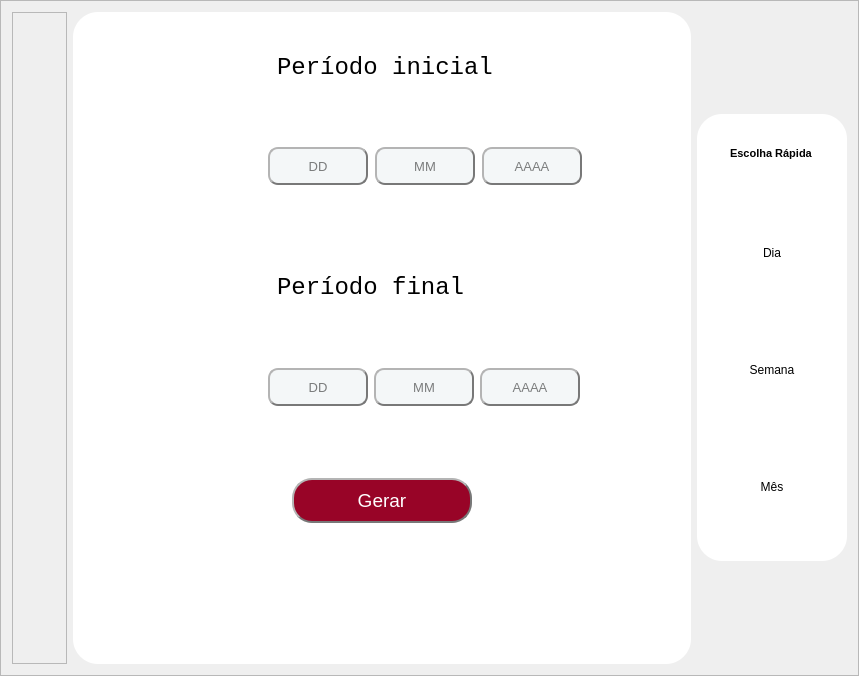
            <widget class="QFrame" name="frame_report_date_grid">
             <property name="frameShape">
              <enum>QFrame::StyledPanel</enum>
             </property>
             <property name="frameShadow">
              <enum>QFrame::Raised</enum>
             </property>
             <layout class="QHBoxLayout" name="horizontalLayout_19">
              <item>
               <widget class="QFrame" name="esq_adequar_2">
                <property name="minimumSize">
                 <size>
                  <width>55</width>
                  <height>652</height>
                 </size>
                </property>
                <property name="maximumSize">
                 <size>
                  <width>20</width>
                  <height>652</height>
                 </size>
                </property>
                <property name="frameShape">
                 <enum>QFrame::StyledPanel</enum>
                </property>
                <property name="frameShadow">
                 <enum>QFrame::Raised</enum>
                </property>
               </widget>
              </item>
              <item>
               <widget class="QFrame" name="date_report_grid">
                <property name="styleSheet">
                 <string notr="true">background-color: rgb(255, 255, 255);
border-radius: 25px;
border-style: outset;
</string>
                </property>
                <property name="frameShape">
                 <enum>QFrame::StyledPanel</enum>
                </property>
                <property name="frameShadow">
                 <enum>QFrame::Raised</enum>
                </property>
                <layout class="QVBoxLayout" name="verticalLayout_48">
                 <property name="spacing">
                  <number>10</number>
                 </property>
                 <property name="leftMargin">
                  <number>100</number>
                 </property>
                 <property name="topMargin">
                  <number>0</number>
                 </property>
                 <property name="rightMargin">
                  <number>100</number>
                 </property>
                 <property name="bottomMargin">
                  <number>1</number>
                 </property>
                 <item>
                  <widget class="QFrame" name="incial_time_grid">
                   <property name="frameShape">
                    <enum>QFrame::StyledPanel</enum>
                   </property>
                   <property name="frameShadow">
                    <enum>QFrame::Raised</enum>
                   </property>
                   <layout class="QVBoxLayout" name="verticalLayout_49">
                    <property name="leftMargin">
                     <number>95</number>
                    </property>
                    <item>
                     <widget class="QFrame" name="frame_4">
                      <property name="frameShape">
                       <enum>QFrame::StyledPanel</enum>
                      </property>
                      <property name="frameShadow">
                       <enum>QFrame::Raised</enum>
                      </property>
                      <layout class="QVBoxLayout" name="verticalLayout_53">
                       <item>
                        <widget class="QLabel" name="label_19">
                         <property name="font">
                          <font>
                           <family>Lucida Console</family>
                           <pointsize>18</pointsize>
                          </font>
                         </property>
                         <property name="text">
                          <string>Período inicial</string>
                         </property>
                         <property name="alignment">
                          <set>Qt::AlignLeading|Qt::AlignLeft|Qt::AlignVCenter</set>
                         </property>
                        </widget>
                       </item>
                      </layout>
                     </widget>
                    </item>
                    <item alignment="Qt::AlignLeft">
                     <widget class="QFrame" name="frame_8">
                      <property name="frameShape">
                       <enum>QFrame::StyledPanel</enum>
                      </property>
                      <property name="frameShadow">
                       <enum>QFrame::Raised</enum>
                      </property>
                      <layout class="QHBoxLayout" name="horizontalLayout_20">
                       <property name="spacing">
                        <number>7</number>
                       </property>
                       <property name="leftMargin">
                        <number>0</number>
                       </property>
                       <property name="rightMargin">
                        <number>0</number>
                       </property>
                       <item>
                        <widget class="QLineEdit" name="incial_dd_edt">
                         <property name="minimumSize">
                          <size>
                           <width>100</width>
                           <height>0</height>
                          </size>
                         </property>
                         <property name="maximumSize">
                          <size>
                           <width>100</width>
                           <height>38</height>
                          </size>
                         </property>
                         <property name="font">
                          <font>
                           <pointsize>10</pointsize>
                          </font>
                         </property>
                         <property name="styleSheet">
                          <string notr="true">background-color: rgb(244, 247, 248);
border-radius: 10px;
border-style: outset;
border-width: 2px;
border-color: rgb(120, 120, 120);</string>
                         </property>
                         <property name="echoMode">
                          <enum>QLineEdit::Password</enum>
                         </property>
                         <property name="alignment">
                          <set>Qt::AlignCenter</set>
                         </property>
                         <property name="placeholderText">
                          <string>DD</string>
                         </property>
                        </widget>
                       </item>
                       <item>
                        <widget class="QLineEdit" name="incial_mm_edt">
                         <property name="minimumSize">
                          <size>
                           <width>100</width>
                           <height>0</height>
                          </size>
                         </property>
                         <property name="maximumSize">
                          <size>
                           <width>100</width>
                           <height>38</height>
                          </size>
                         </property>
                         <property name="font">
                          <font>
                           <pointsize>10</pointsize>
                          </font>
                         </property>
                         <property name="styleSheet">
                          <string notr="true">background-color: rgb(244, 247, 248);
border-radius: 10px;
border-style: outset;
border-width: 2px;
border-color: rgb(120, 120, 120);</string>
                         </property>
                         <property name="alignment">
                          <set>Qt::AlignCenter</set>
                         </property>
                         <property name="placeholderText">
                          <string>MM</string>
                         </property>
                        </widget>
                       </item>
                       <item>
                        <widget class="QLineEdit" name="incial_aaaa_edt">
                         <property name="minimumSize">
                          <size>
                           <width>100</width>
                           <height>20</height>
                          </size>
                         </property>
                         <property name="maximumSize">
                          <size>
                           <width>100</width>
                           <height>38</height>
                          </size>
                         </property>
                         <property name="font">
                          <font>
                           <pointsize>10</pointsize>
                          </font>
                         </property>
                         <property name="styleSheet">
                          <string notr="true">background-color: rgb(244, 247, 248);
border-radius: 10px;
border-style: outset;
border-width: 2px;
border-color: rgb(120, 120, 120);</string>
                         </property>
                         <property name="alignment">
                          <set>Qt::AlignCenter</set>
                         </property>
                         <property name="placeholderText">
                          <string>AAAA</string>
                         </property>
                        </widget>
                       </item>
                      </layout>
                     </widget>
                    </item>
                   </layout>
                  </widget>
                 </item>
                 <item>
                  <widget class="QFrame" name="final_time_grid">
                   <property name="frameShape">
                    <enum>QFrame::StyledPanel</enum>
                   </property>
                   <property name="frameShadow">
                    <enum>QFrame::Raised</enum>
                   </property>
                   <layout class="QVBoxLayout" name="verticalLayout_50">
                    <property name="leftMargin">
                     <number>95</number>
                    </property>
                    <item>
                     <widget class="QFrame" name="frame_43">
                      <property name="frameShape">
                       <enum>QFrame::StyledPanel</enum>
                      </property>
                      <property name="frameShadow">
                       <enum>QFrame::Raised</enum>
                      </property>
                      <layout class="QVBoxLayout" name="verticalLayout_54">
                       <item>
                        <widget class="QLabel" name="label_21">
                         <property name="font">
                          <font>
                           <family>Lucida Console</family>
                           <pointsize>18</pointsize>
                          </font>
                         </property>
                         <property name="text">
                          <string>Período final</string>
                         </property>
                         <property name="alignment">
                          <set>Qt::AlignLeading|Qt::AlignLeft|Qt::AlignVCenter</set>
                         </property>
                        </widget>
                       </item>
                      </layout>
                     </widget>
                    </item>
                    <item alignment="Qt::AlignLeft">
                     <widget class="QFrame" name="frame_44">
                      <property name="frameShape">
                       <enum>QFrame::StyledPanel</enum>
                      </property>
                      <property name="frameShadow">
                       <enum>QFrame::Raised</enum>
                      </property>
                      <layout class="QHBoxLayout" name="horizontalLayout_21">
                       <property name="leftMargin">
                        <number>0</number>
                       </property>
                       <property name="rightMargin">
                        <number>0</number>
                       </property>
                       <item>
                        <widget class="QLineEdit" name="final_dd_edt">
                         <property name="minimumSize">
                          <size>
                           <width>100</width>
                           <height>0</height>
                          </size>
                         </property>
                         <property name="maximumSize">
                          <size>
                           <width>100</width>
                           <height>38</height>
                          </size>
                         </property>
                         <property name="font">
                          <font>
                           <pointsize>10</pointsize>
                          </font>
                         </property>
                         <property name="styleSheet">
                          <string notr="true">background-color: rgb(244, 247, 248);
border-radius: 10px;
border-style: outset;
border-width: 2px;
border-color: rgb(120, 120, 120);</string>
                         </property>
                         <property name="alignment">
                          <set>Qt::AlignCenter</set>
                         </property>
                         <property name="placeholderText">
                          <string>DD</string>
                         </property>
                        </widget>
                       </item>
                       <item>
                        <widget class="QLineEdit" name="final_mm_edt">
                         <property name="minimumSize">
                          <size>
                           <width>100</width>
                           <height>0</height>
                          </size>
                         </property>
                         <property name="maximumSize">
                          <size>
                           <width>100</width>
                           <height>38</height>
                          </size>
                         </property>
                         <property name="font">
                          <font>
                           <pointsize>10</pointsize>
                          </font>
                         </property>
                         <property name="styleSheet">
                          <string notr="true">background-color: rgb(244, 247, 248);
border-radius: 10px;
border-style: outset;
border-width: 2px;
border-color: rgb(120, 120, 120);</string>
                         </property>
                         <property name="alignment">
                          <set>Qt::AlignCenter</set>
                         </property>
                         <property name="placeholderText">
                          <string>MM</string>
                         </property>
                        </widget>
                       </item>
                       <item>
                        <widget class="QLineEdit" name="final_aaaa_edt">
                         <property name="minimumSize">
                          <size>
                           <width>100</width>
                           <height>0</height>
                          </size>
                         </property>
                         <property name="maximumSize">
                          <size>
                           <width>100</width>
                           <height>38</height>
                          </size>
                         </property>
                         <property name="font">
                          <font>
                           <pointsize>10</pointsize>
                          </font>
                         </property>
                         <property name="styleSheet">
                          <string notr="true">background-color: rgb(244, 247, 248);
border-radius: 10px;
border-style: outset;
border-width: 2px;
border-color: rgb(120, 120, 120);</string>
                         </property>
                         <property name="alignment">
                          <set>Qt::AlignCenter</set>
                         </property>
                         <property name="placeholderText">
                          <string>AAAA</string>
                         </property>
                        </widget>
                       </item>
                      </layout>
                     </widget>
                    </item>
                   </layout>
                  </widget>
                 </item>
                 <item>
                  <widget class="QFrame" name="frame_42">
                   <property name="font">
                    <font>
                     <family>Lucida Console</family>
                     <pointsize>14</pointsize>
                    </font>
                   </property>
                   <property name="frameShape">
                    <enum>QFrame::StyledPanel</enum>
                   </property>
                   <property name="frameShadow">
                    <enum>QFrame::Raised</enum>
                   </property>
                   <layout class="QVBoxLayout" name="verticalLayout_51">
                    <property name="spacing">
                     <number>0</number>
                    </property>
                    <property name="leftMargin">
                     <number>0</number>
                    </property>
                    <property name="topMargin">
                     <number>25</number>
                    </property>
                    <property name="rightMargin">
                     <number>0</number>
                    </property>
                    <property name="bottomMargin">
                     <number>0</number>
                    </property>
                    <item alignment="Qt::AlignHCenter|Qt::AlignTop">
                     <widget class="QPushButton" name="gera_fr_btn">
                      <property name="minimumSize">
                       <size>
                        <width>180</width>
                        <height>45</height>
                       </size>
                      </property>
                      <property name="maximumSize">
                       <size>
                        <width>180</width>
                        <height>45</height>
                       </size>
                      </property>
                      <property name="font">
                       <font>
                        <pointsize>14</pointsize>
                       </font>
                      </property>
                      <property name="cursor">
                       <cursorShape>PointingHandCursor</cursorShape>
                      </property>
                      <property name="styleSheet">
                       <string notr="true">background-color: rgb(152, 4, 39);
color: rgb(255, 255, 255);
border-radius: 20px;
border-style: outset;
border-width: 2px;
border-color: rgb(120, 120, 120);</string>
                      </property>
                      <property name="text">
                       <string>Gerar</string>
                      </property>
                     </widget>
                    </item>
                   </layout>
                  </widget>
                 </item>
                </layout>
               </widget>
              </item>
              <item>
               <widget class="QFrame" name="dir_adequar_2">
                <property name="minimumSize">
                 <size>
                  <width>150</width>
                  <height>447</height>
                 </size>
                </property>
                <property name="maximumSize">
                 <size>
                  <width>20</width>
                  <height>447</height>
                 </size>
                </property>
                <property name="styleSheet">
                 <string notr="true">background-color: rgb(255, 255, 255);
border-radius: 25px;
border-style: outset;

</string>
                </property>
                <property name="frameShape">
                 <enum>QFrame::StyledPanel</enum>
                </property>
                <property name="frameShadow">
                 <enum>QFrame::Raised</enum>
                </property>
                <layout class="QVBoxLayout" name="verticalLayout_72">
                 <item>
                  <widget class="QFrame" name="frame_61">
                   <property name="minimumSize">
                    <size>
                     <width>0</width>
                     <height>60</height>
                    </size>
                   </property>
                   <property name="maximumSize">
                    <size>
                     <width>16777215</width>
                     <height>60</height>
                    </size>
                   </property>
                   <property name="frameShape">
                    <enum>QFrame::StyledPanel</enum>
                   </property>
                   <property name="frameShadow">
                    <enum>QFrame::Raised</enum>
                   </property>
                   <layout class="QVBoxLayout" name="verticalLayout_73">
                    <item alignment="Qt::AlignHCenter">
                     <widget class="QLabel" name="label_15">
                      <property name="font">
                       <font>
                        <pointsize>8</pointsize>
                        <weight>75</weight>
                        <bold>true</bold>
                       </font>
                      </property>
                      <property name="text">
                       <string>Escolha Rápida</string>
                      </property>
                     </widget>
                    </item>
                   </layout>
                  </widget>
                 </item>
                 <item>
                  <widget class="QFrame" name="frame_62">
                   <property name="frameShape">
                    <enum>QFrame::StyledPanel</enum>
                   </property>
                   <property name="frameShadow">
                    <enum>QFrame::Raised</enum>
                   </property>
                   <layout class="QVBoxLayout" name="verticalLayout_74">
                    <item>
                     <widget class="QFrame" name="frame_63">
                      <property name="frameShape">
                       <enum>QFrame::StyledPanel</enum>
                      </property>
                      <property name="frameShadow">
                       <enum>QFrame::Raised</enum>
                      </property>
                      <layout class="QVBoxLayout" name="verticalLayout_75">
                       <item>
                        <widget class="QPushButton" name="fr_dia_btn">
                         <property name="text">
                          <string>Dia</string>
                         </property>
                        </widget>
                       </item>
                      </layout>
                     </widget>
                    </item>
                    <item>
                     <widget class="QFrame" name="frame_64">
                      <property name="frameShape">
                       <enum>QFrame::StyledPanel</enum>
                      </property>
                      <property name="frameShadow">
                       <enum>QFrame::Raised</enum>
                      </property>
                      <layout class="QVBoxLayout" name="verticalLayout_76">
                       <item>
                        <widget class="QPushButton" name="fr_semana_btn">
                         <property name="text">
                          <string>Semana</string>
                         </property>
                        </widget>
                       </item>
                      </layout>
                     </widget>
                    </item>
                    <item>
                     <widget class="QFrame" name="frame_65">
                      <property name="frameShape">
                       <enum>QFrame::StyledPanel</enum>
                      </property>
                      <property name="frameShadow">
                       <enum>QFrame::Raised</enum>
                      </property>
                      <layout class="QVBoxLayout" name="verticalLayout_77">
                       <item>
                        <widget class="QPushButton" name="fr_mes_btn">
                         <property name="text">
                          <string>Mês</string>
                         </property>
                        </widget>
                       </item>
                      </layout>
                     </widget>
                    </item>
                   </layout>
                  </widget>
                 </item>
                </layout>
               </widget>
              </item>
             </layout>
            </widget>
